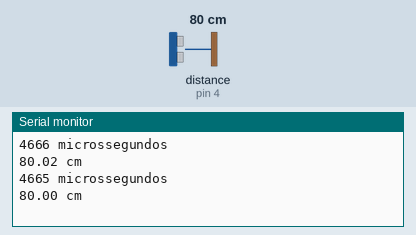
The sketch below on a simulated Arduino Mega 2560, built with avr-gcc and run on an emulated ATmega2560. Parts: the last lines printed to the serial monitor. Wiring (inferred from the names in the program): ultrasonic range finder: trigger pin 3; echo pin 4. The test bench sets the inputs (shaded band); at power-on: distance to the obstacle (sensor on pin 4) 80 cm. The echo pulse lasts 58.3 µs per cm.

Above: at 1.8 s.
1.9 s: distance to the obstacle (sensor on pin 4) set to 2 cm
At 2.8 s:
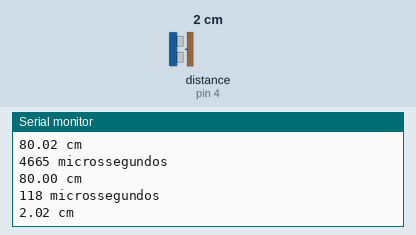
3.4 s: distance to the obstacle (sensor on pin 4) set to 4 cm
At 4.7 s:
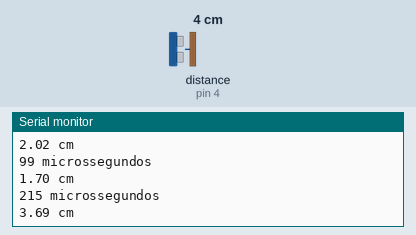
Timing chart, 0 to 6.4 s (numbered marks = the images above; inputs shaded):
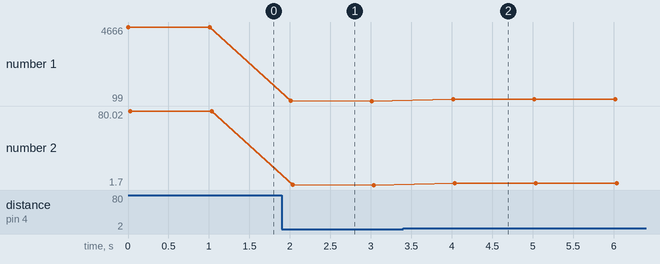

Measured:
- after the input at 1.9 s, the serial monitor: prints a new line after 0.11 s (image 1)
- after the input at 3.4 s, the serial monitor: prints a new line after 0.62 s (image 2)
- plotted number 1: 4665 → 99 after the input at 1.9 s, 99 → 215 after the input at 3.4 s
- plotted number 2: 80 → 1.7 after the input at 1.9 s, 1.7 → 3.69 after the input at 3.4 s

The sketch:

RP2-c_Ultrassons-dist.ino
```cpp
/**
 * @ex - Mod.3b - RP2-c
 * @brief - Calc. distância para 1 objecto
 * @date - 06/12
 * @author - Afonso & Natanael
 * @state - OK
 */

/**
* LIGAÇÕES: @Arduino 'Mega 2560'
* 5V -> USB
* GND -> breadboard
* Pin 3 -> Sensor ultrassons, Trig
* Pin 4 -> Sensor ultrassons, Echo
*
* @Sensor ultrassons 'HC-SR04'
* VCC -> 5V
* GND -> GND
* Trig -> Arduino, Pin 3
* Echo -> Arduino, Pin 4
*/

const int PIN_TRIG = 3;
const int PIN_ECHO = 4;
// vel. propagação dos ultrassons no ar = 343 m/s
const int VEL_ULTRASSONS_AR = 343;

void setup() {
  Serial.begin (9600);

  pinMode(PIN_TRIG, OUTPUT);
  pinMode(PIN_ECHO, INPUT);

  digitalWrite(PIN_TRIG, LOW);
  delayMicroseconds(2);
}

void loop() {
  long duration;

  digitalWrite(PIN_TRIG, HIGH);
  delayMicroseconds(10);
  digitalWrite(PIN_TRIG, LOW);

  duration = pulseIn(PIN_ECHO, HIGH);
  Serial.print(duration);
  Serial.println(" microssegundos");

  // Cálculo da distância em cm
  // float distance = (((float)duration * (float)VEL_ULTRASSONS_AR) / 2.0) / 10000.0;

  //Solução Natanael
  float distance = ((float)duration / 58.31);
  //float distance = ((float)duration * 0,0172);
  Serial.print(distance);
  Serial.println(" cm");
  delay(1000);
}
```
